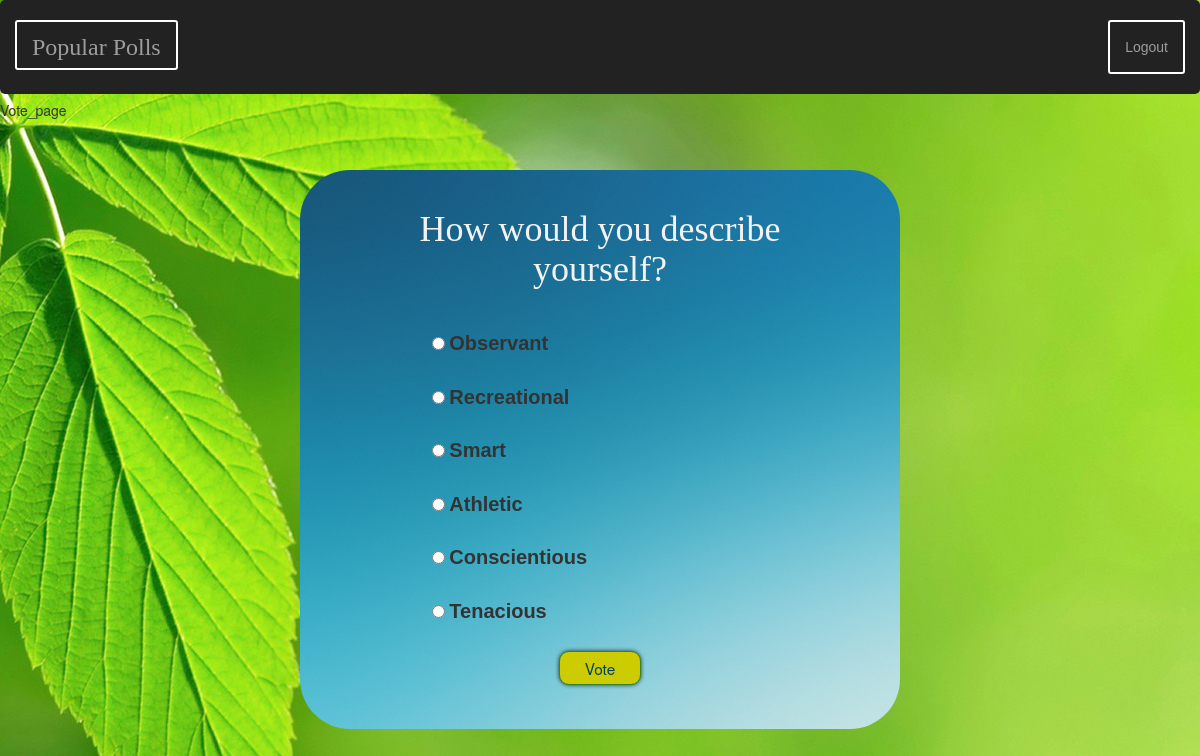
Screenshot of /polls/4/ with the database file from the repository.
### polls/models.py (models this page shows, shortened)
class Question(models.Model):
	question_text = models.CharField(max_length=200)
	pub_date = models.DateTimeField('date published')
	def was_published_recently(self):
		now = timezone.now()
		return now - datetime.timedelta(days=1) <= self.pub_date <=now
	was_published_recently.admin_order_field = 'pub_date'
	was_published_recently.boolean = True
	was_published_recently.short_description = 'Published recently?'

class Choice(models.Model):
	question = models.ForeignKey(Question)
	choice_text = models.CharField(max_length=200)
	votes = models.IntegerField(default=0)
	percent = models.IntegerField(default=0)

### polls/views.py (the view)
# urls.py: url(r'^(?P<pk>\d+)/$', views.DetailView.as_view(), name='detail'),
class DetailView(generic.DetailView):
	model = Question
	template_name = 'polls/detail.html'
	def get_queryset(self):
		return Question.objects.filter(pub_date__lte=timezone.now())

### polls/templates/polls/detail.html (shortened to what this page needs)
{% extends 'polls/base.html' %}
{% block body %}
{% block title %}Vote_page{% endblock %}
<div class="center detailover">
	<div class="center colortext1">
		<h1 class="quest_head"> {{ question.question_text }}</h1>
	</div>
	<div class="center">
		<form action="{% url 'polls:vote' question.id %}" method="post">
			{% for choice in question.choice_set.all %}
				<div class="center">
					<input type="radio" name="choice" id="choice{{ forloop.counter }}" value="{{ choice.id}}" />
						<label class="options " for="choice{{ forloop.counter }}">{{ choice.choice_text }}</label><br/>
				</div>
			{% endfor %}
			<div class="center quest_head">
				<input id="gobutton" type="submit" value="Vote" />
			</div>
		</form>
	</div>
</div>
{% endblock %}

### polls/static/polls/style.css (style rules this page uses)
.center { margin: auto; width: 80%; padding: 10px; }
.colortext1 { width:90%; font-family: "Times New Roman", Times, serif; color:blue; }
.options { font-size: 20px; font-family: "Comic Sans MS", cursive, sans-serif; }
input#gobutton { cursor:pointer; padding:5px 25px; background:#cccc00; border:1px solid #33842a; -moz-border-radius: 10px; -webkit-border-radius: 10px; border-radius: 10px; -webkit-box-shadow: 0 0 4px rgba(0,0,0, .75); -moz-box-shadow: 0 0 4px rgba(0,0,0, .75); box-shadow: 0 0 4px rgba(0,0,0, .75); color:#004466; font-size:1.1em; }
.quest_head { color: #f2f2f2; width:100%; text-align: center; }
.detailover { border-radius: 50px; margin-top:50px; width:50%; background: white url("images/detail_bg.jpg") no-repeat ; }

### rows the page displays
Question: question_text "How would you describe yourself?"
Choice: choice_text "Observant"
Choice: choice_text "Recreational"
Choice: choice_text "Smart"
Choice: choice_text "Athletic"
Choice: choice_text "Conscientious"
Choice: choice_text "Tenacious"
